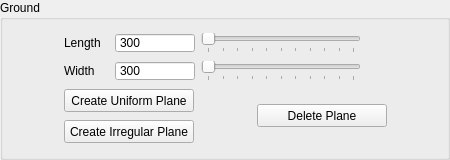
    <widget class="QGroupBox" name="groundGrupBox">
     <property name="enabled">
      <bool>true</bool>
     </property>
     <property name="minimumSize">
      <size>
       <width>450</width>
       <height>160</height>
      </size>
     </property>
     <property name="maximumSize">
      <size>
       <width>450</width>
       <height>160</height>
      </size>
     </property>
     <property name="mouseTracking">
      <bool>false</bool>
     </property>
     <property name="acceptDrops">
      <bool>false</bool>
     </property>
     <property name="toolTip">
      <string/>
     </property>
     <property name="statusTip">
      <string/>
     </property>
     <property name="whatsThis">
      <string/>
     </property>
     <property name="autoFillBackground">
      <bool>false</bool>
     </property>
     <property name="title">
      <string>Ground</string>
     </property>
     <property name="flat">
      <bool>false</bool>
     </property>
     <property name="checkable">
      <bool>false</bool>
     </property>
     <layout class="QGridLayout" name="gridLayout_6">
      <item row="0" column="0">
       <spacer name="horizontalSpacer_19">
        <property name="orientation">
         <enum>Qt::Horizontal</enum>
        </property>
        <property name="sizeHint" stdset="0">
         <size>
          <width>45</width>
          <height>17</height>
         </size>
        </property>
       </spacer>
      </item>
      <item row="0" column="1">
       <widget class="QLabel" name="lengthLabel">
        <property name="minimumSize">
         <size>
          <width>45</width>
          <height>20</height>
         </size>
        </property>
        <property name="maximumSize">
         <size>
          <width>45</width>
          <height>20</height>
         </size>
        </property>
        <property name="text">
         <string>Length</string>
        </property>
       </widget>
      </item>
      <item row="0" column="2">
       <widget class="QSpinBox" name="lengthSpinBox">
        <property name="minimumSize">
         <size>
          <width>80</width>
          <height>20</height>
         </size>
        </property>
        <property name="maximumSize">
         <size>
          <width>80</width>
          <height>20</height>
         </size>
        </property>
        <property name="cursor">
         <cursorShape>ArrowCursor</cursorShape>
        </property>
        <property name="buttonSymbols">
         <enum>QAbstractSpinBox::NoButtons</enum>
        </property>
        <property name="minimum">
         <number>300</number>
        </property>
        <property name="maximum">
         <number>800</number>
        </property>
        <property name="value">
         <number>300</number>
        </property>
       </widget>
      </item>
      <item row="0" column="3" colspan="2">
       <widget class="QSlider" name="lengthHorizontalSlider">
        <property name="minimumSize">
         <size>
          <width>160</width>
          <height>20</height>
         </size>
        </property>
        <property name="maximumSize">
         <size>
          <width>160</width>
          <height>20</height>
         </size>
        </property>
        <property name="cursor">
         <cursorShape>SizeHorCursor</cursorShape>
        </property>
        <property name="minimum">
         <number>300</number>
        </property>
        <property name="maximum">
         <number>800</number>
        </property>
        <property name="value">
         <number>300</number>
        </property>
        <property name="orientation">
         <enum>Qt::Horizontal</enum>
        </property>
        <property name="tickPosition">
         <enum>QSlider::TicksBelow</enum>
        </property>
        <property name="tickInterval">
         <number>50</number>
        </property>
       </widget>
      </item>
      <item row="0" column="5">
       <spacer name="horizontalSpacer_21">
        <property name="orientation">
         <enum>Qt::Horizontal</enum>
        </property>
        <property name="sizeHint" stdset="0">
         <size>
          <width>44</width>
          <height>17</height>
         </size>
        </property>
       </spacer>
      </item>
      <item row="1" column="0">
       <spacer name="horizontalSpacer_20">
        <property name="orientation">
         <enum>Qt::Horizontal</enum>
        </property>
        <property name="sizeHint" stdset="0">
         <size>
          <width>45</width>
          <height>17</height>
         </size>
        </property>
       </spacer>
      </item>
      <item row="1" column="1">
       <widget class="QLabel" name="widthLabel">
        <property name="minimumSize">
         <size>
          <width>45</width>
          <height>20</height>
         </size>
        </property>
        <property name="maximumSize">
         <size>
          <width>45</width>
          <height>20</height>
         </size>
        </property>
        <property name="text">
         <string>Width</string>
        </property>
       </widget>
      </item>
      <item row="1" column="2">
       <widget class="QSpinBox" name="widthSpinBox">
        <property name="minimumSize">
         <size>
          <width>80</width>
          <height>20</height>
         </size>
        </property>
        <property name="maximumSize">
         <size>
          <width>80</width>
          <height>20</height>
         </size>
        </property>
        <property name="buttonSymbols">
         <enum>QAbstractSpinBox::NoButtons</enum>
        </property>
        <property name="minimum">
         <number>300</number>
        </property>
        <property name="maximum">
         <number>800</number>
        </property>
        <property name="value">
         <number>300</number>
        </property>
       </widget>
      </item>
      <item row="1" column="3" colspan="2">
       <widget class="QSlider" name="widthHorizontalSlider">
        <property name="minimumSize">
         <size>
          <width>160</width>
          <height>20</height>
         </size>
        </property>
        <property name="maximumSize">
         <size>
          <width>160</width>
          <height>20</height>
         </size>
        </property>
        <property name="cursor">
         <cursorShape>SizeHorCursor</cursorShape>
        </property>
        <property name="minimum">
         <number>300</number>
        </property>
        <property name="maximum">
         <number>800</number>
        </property>
        <property name="value">
         <number>300</number>
        </property>
        <property name="orientation">
         <enum>Qt::Horizontal</enum>
        </property>
        <property name="tickPosition">
         <enum>QSlider::TicksBelow</enum>
        </property>
        <property name="tickInterval">
         <number>50</number>
        </property>
       </widget>
      </item>
      <item row="1" column="5">
       <spacer name="horizontalSpacer_22">
        <property name="orientation">
         <enum>Qt::Horizontal</enum>
        </property>
        <property name="sizeHint" stdset="0">
         <size>
          <width>44</width>
          <height>17</height>
         </size>
        </property>
       </spacer>
      </item>
      <item row="2" column="0">
       <spacer name="horizontalSpacer">
        <property name="orientation">
         <enum>Qt::Horizontal</enum>
        </property>
        <property name="sizeHint" stdset="0">
         <size>
          <width>45</width>
          <height>20</height>
         </size>
        </property>
       </spacer>
      </item>
      <item row="2" column="1" colspan="2">
       <widget class="QPushButton" name="createUniformPlanPushButton">
        <property name="minimumSize">
         <size>
          <width>130</width>
          <height>23</height>
         </size>
        </property>
        <property name="maximumSize">
         <size>
          <width>130</width>
          <height>23</height>
         </size>
        </property>
        <property name="text">
         <string>Create Uniform Plane</string>
        </property>
       </widget>
      </item>
      <item row="2" column="3">
       <spacer name="horizontalSpacer_3">
        <property name="orientation">
         <enum>Qt::Horizontal</enum>
        </property>
        <property name="sizeHint" stdset="0">
         <size>
          <width>47</width>
          <height>20</height>
         </size>
        </property>
       </spacer>
      </item>
      <item row="2" column="4" rowspan="2">
       <widget class="QPushButton" name="deletePlanPushButton">
        <property name="minimumSize">
         <size>
          <width>130</width>
          <height>23</height>
         </size>
        </property>
        <property name="maximumSize">
         <size>
          <width>130</width>
          <height>23</height>
         </size>
        </property>
        <property name="text">
         <string>Delete Plane</string>
        </property>
       </widget>
      </item>
      <item row="2" column="5">
       <spacer name="horizontalSpacer_4">
        <property name="orientation">
         <enum>Qt::Horizontal</enum>
        </property>
        <property name="sizeHint" stdset="0">
         <size>
          <width>44</width>
          <height>20</height>
         </size>
        </property>
       </spacer>
      </item>
      <item row="3" column="0">
       <spacer name="horizontalSpacer_2">
        <property name="orientation">
         <enum>Qt::Horizontal</enum>
        </property>
        <property name="sizeHint" stdset="0">
         <size>
          <width>57</width>
          <height>20</height>
         </size>
        </property>
       </spacer>
      </item>
      <item row="3" column="1" colspan="2">
       <widget class="QPushButton" name="creatIrregularPlanePushButton">
        <property name="minimumSize">
         <size>
          <width>130</width>
          <height>23</height>
         </size>
        </property>
        <property name="maximumSize">
         <size>
          <width>130</width>
          <height>23</height>
         </size>
        </property>
        <property name="text">
         <string>Create Irregular Plane</string>
        </property>
       </widget>
      </item>
      <item row="3" column="3">
       <spacer name="horizontalSpacer_5">
        <property name="orientation">
         <enum>Qt::Horizontal</enum>
        </property>
        <property name="sizeHint" stdset="0">
         <size>
          <width>58</width>
          <height>20</height>
         </size>
        </property>
       </spacer>
      </item>
      <item row="3" column="5">
       <spacer name="horizontalSpacer_6">
        <property name="orientation">
         <enum>Qt::Horizontal</enum>
        </property>
        <property name="sizeHint" stdset="0">
         <size>
          <width>56</width>
          <height>17</height>
         </size>
        </property>
       </spacer>
      </item>
     </layout>
    </widget>
